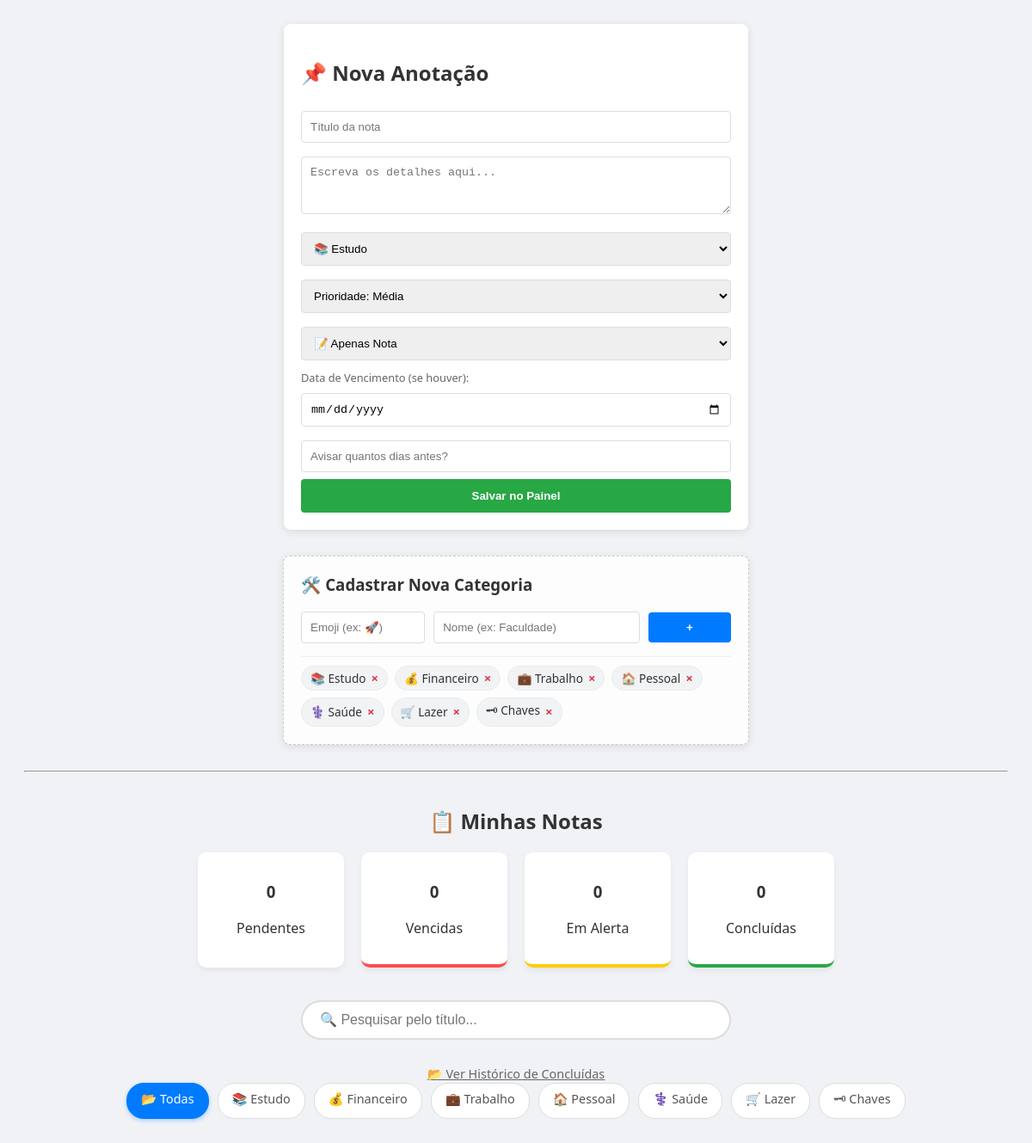
Before: / with the older database file.
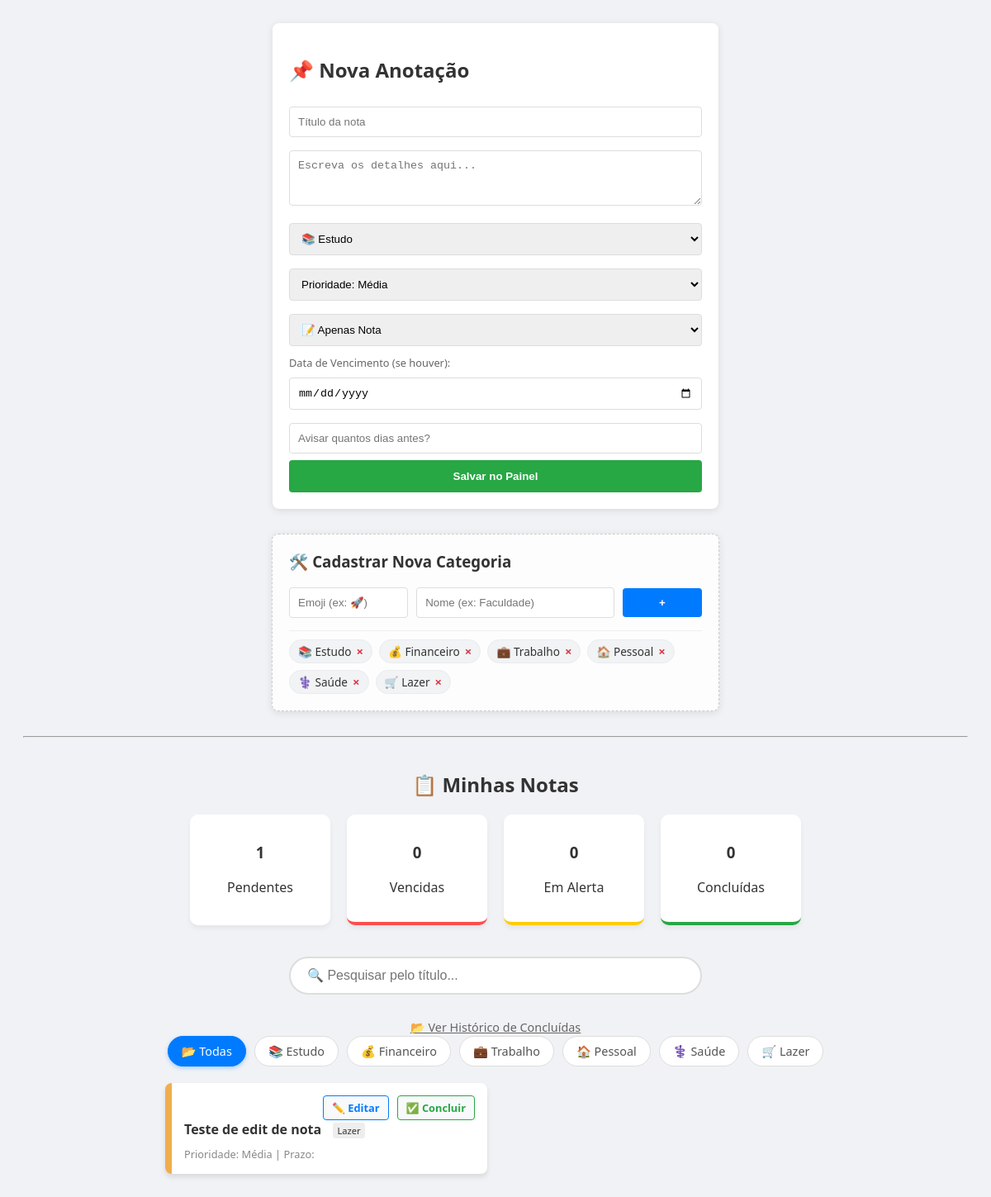
After: the same page with the newer database file.
### tables this page shows
CREATE TABLE categorias (
            id INTEGER PRIMARY KEY AUTOINCREMENT,
            nome TEXT NOT NULL UNIQUE,
            emoji TEXT
        );

CREATE TABLE notas (
            id INTEGER PRIMARY KEY AUTOINCREMENT,
            titulo TEXT NOT NULL,
            conteudo TEXT,
            categoria TEXT, -- Ex: Estudo, Financeiro, Trabalho
            prioridade TEXT, -- Ex: Alta, Média, Baixa
            tipo TEXT, -- Ex: Nota ou Lembrete
            data_criacao TIMESTAMP DEFAULT CURRENT_TIMESTAMP,
            data_vencimento DATE, -- Para os lembretes de conta
            dias_aviso INTEGER, -- Quantos dias antes avisar
            status TEXT DEFAULT 'Ativo' -- Ex: Ativo ou Concluído
        );

### app.py (the view)
@app.route('/')
def index():
    conn = conectar_banco()
    cursor = conn.cursor()
    categoria_filtrada = request.args.get('categoria')
    comando_sql = "SELECT * FROM notas WHERE status = 'Ativo'"
    parametros = []
    if categoria_filtrada and categoria_filtrada != 'Todas':
        comando_sql += " AND categoria = ?"
        parametros.append(categoria_filtrada)
    comando_sql += """
        ORDER BY
            CASE prioridade
                WHEN 'Alta' THEN 1
                WHEN 'Média' THEN 2
                WHEN 'Baixa' THEN 3
                ELSE 4
            END,
            data_criacao DESC
    """
    cursor.execute(comando_sql, parametros)
    notas = cursor.fetchall()
    cursor.execute("SELECT * FROM notas WHERE status = 'Ativo'")
    todas_ativas = cursor.fetchall()
    total = len(todas_ativas)
    vencidas = 0
    alertas = 0
    hoje = date.today()
    for n in todas_ativas:
        if n[7]:
            data_v = datetime.strptime(n[7], '%Y-%m-%d').date()
            diferenca = (data_v - hoje).days
            if diferenca < 0:
                vencidas += 1
            elif diferenca <= (n[8] or 3): #contagem para alerta de aviso ou popar alerta em 3 dias
                alertas +=1
    cursor.execute("SELECT COUNT (*) FROM notas WHERE status = 'Concluido'")
    concluidas_total = cursor.fetchone()[0]
    notas_processadas = []
    for n in notas:
        n_lista = list(n)
        status_visual = ""
        if n[7]: # Se tiver uma data de vencimento
            data_v = datetime.strptime(n[7], '%Y-%m-%d').date()
            diferenca = (data_v - hoje).days
            if diferenca < 0: status_visual = "vencido"
            elif diferenca <= (n[8] or 3): status_visual = "alerta"
            n_lista[7] = data_v.strftime('%d/%m/%Y') #formatação para data brasileira
        n_lista.append(status_visual)
        notas_processadas.append(n_lista)
    cursor.execute("SELECT id, nome, emoji FROM categorias")
    lista_categorias = cursor.fetchall()
    conn.close()
    return render_template('index.html',
                           notas = notas_processadas,
                           total = total,
                           vencidas = vencidas,
                           alertas = alertas,
                           concluidas_total = concluidas_total,
                           categorias = lista_categorias,
                           categoria_ativa = categoria_filtrada or 'Todas')

### app.py (called while the page is built)
def conectar_banco():
    return sqlite3.connect('painel_dados.db')

### templates/index.html (shortened to what this page needs)
<!DOCTYPE html>
<html lang="pt-br">
<head>
</head>
<body>
    <div class="form-container">
        <h2>📌 Nova Anotação</h2>
        <form action="/adicionar" method="POST">
            <input type="text" name="titulo" placeholder="Título da nota" required>
            <textarea name="conteudo" rows="3" placeholder="Escreva os detalhes aqui..."></textarea>
            <select name="categoria" required>
                {% for categoria in categorias %}
                    <option value="{{ categoria[1] }}">{{ categoria[2] }} {{ categoria[1] }}</option>
                {% endfor %}
            </select>
            <select name="prioridade">
                <option value="Média" selected>Prioridade: Média</option>
            </select>
            <select name="tipo">
                <option value="Nota">📝 Apenas Nota</option>
            </select>
            <label style="font-size: 0.8em; color: #666;">Data de Vencimento (se houver):</label>
            <input type="date" name="data_vencimento">
            <input type="number" name="dias_aviso" placeholder="Avisar quantos dias antes?">
            <button type="submit">Salvar no Painel</button>
        </form>
    </div>
    <div class="form-container" style="margin-top: 10px; background: #fdfdfd; border: 1px dashed #ccc;">
        <h3 style="margin-top: 0;">🛠️ Cadastrar Nova Categoria</h3>
        <form action="/adicionar_categoria" method="POST" style="display: flex; gap: 10px; align-items: center; margin-bottom: 15px;">
            <input type="text" name="emoji" placeholder="Emoji (ex: 🚀)" style="width: 30%; margin: 0;" required>
            <input type="text" name="nome" placeholder="Nome (ex: Faculdade)" style="width: 50%; margin: 0;" required>
            <button type="submit" style="width: 20%; padding: 10px; background: #007bff; margin: 0;">+</button>
        </form>
        <div style="display: flex; flex-wrap: wrap; gap: 8px; border-top: 1px solid #eee; padding-top: 10px;">
            {% for cat in categorias %}
                <div style="background: #f1f3f5; padding: 4px 10px; border-radius: 20px; font-size: 0.85em; display: flex; align-items: center; gap: 6px; border: 1px solid #e9ecef;">
                    <span>{{ cat[2] }} {{ cat[1] }}</span>
                    <a href="/excluir_categoria/{{ cat[0] }}"
                       style="color: #dc3545; text-decoration: none; font-weight: bold; font-size: 1.1em; line-height: 1;"
                       onclick="return confirm('Tem certeza que deseja excluir a categoria &quot;{{ cat[1] }}&quot;?')">×</a>
                </div>
            {% endfor %}
        </div>
    </div>
    <hr>
    <h2 style="text-align: center; margin-top: 40px;">📋 Minhas Notas</h2>
    <div class="dashboard">
        <div class="card-resumo">
            <h3>{{ total }}</h3>
            <p>Pendentes</p>
        </div>
        <div class="card-resumo" style="border-bottom: 4px solid #ff4d4d;">
            <h3>{{ vencidas }}</h3>
            <p>Vencidas</p>
        </div>
        <div class="card-resumo" style="border-bottom: 4px solid #ffcc00;">
            <h3>{{ alertas }}</h3>
            <p>Em Alerta</p>
        </div>
        <div class="card-resumo" style="border-bottom: 4px solid #28a745;">
            <h3>{{ concluidas_total }}</h3>
            <p>Concluídas</p>
        </div>
    </div>
    <div class="busca-container">
        <input type="text" id="inputBusca" placeholder="🔍 Pesquisar pelo título..." onkeyup="filtrarBusca()">
    </div>
    <div style="text-align: center; margin-top: 10px;">
        <a href="/concluidas" style="color: #666; font-size: 0.9em;">📂 Ver Histórico de Concluídas</a>
    </div>
    <div class="filtros-container">
        <a href="/" class="btn-filtro {% if categoria_ativa == 'Todas' %}active{% endif %}">📂 Todas</a>
        {% for categoria in categorias %}
            <a href="/?categoria={{ categoria[1] }}" class="btn-filtro {% if categoria_ativa == categoria[1] %}active{% endif %}"> {{ categoria[2] }} {{ categoria[1] }} </a>
        {% endfor %}
    </div>
    <div class="notas-container">
        {% for n in notas %}
        <div class="nota-card {{ n[4] }}">
            <a href="/concluir/{{ n[0] }}" class="btn-concluir">✅ Concluir</a>
            <a href="/editar/{{ n[0] }}" class="btn-editar">✏️ Editar</a>
            <div style="margin-top: 10px; clear: both;">
                <strong>{{ n[1] }}</strong>
                <span style="font-size: 0.7em; background: #eee; padding: 2px 5px; border-radius: 3px; margin-left: 10px;"> {{ n[3] }} </span>
            </div>
            <div style="font-size: 0.8em; color: #888;">
                Prioridade: {{ n[4] }} |
                Prazo: {{ n[7] }}
            </div>
        </div>
        {% endfor %}
    </div>
</body>
</html>

### templates/index.html (style rules this page uses)
body { font-family: 'Segoe UI', sans-serif; background: #f0f2f5; padding: 20px; color: #333; }
.form-container { background: white; padding: 20px; border-radius: 8px; max-width: 500px; margin: 0 auto 30px auto; box-shadow: 0 2px 10px rgba(0,0,0,0.1); }
.dashboard { display: flex; justify-content: center; gap: 20px; margin-bottom: 30px; }
.card-resumo { background: white; padding: 15px 25px; border-radius: 10px; box-shadow: 0 4px 6px rgba(0,0,0,0.05); text-align: center; min-width: 120px; }
input, select, textarea { width: 100%; margin: 8px 0; padding: 10px; border: 1px solid #ddd; border-radius: 4px; box-sizing: border-box; }
button { background: #28a745; color: white; border: none; padding: 12px; width: 100%; border-radius: 4px; cursor: pointer; font-weight: bold; }
.nota-card { background: white; padding: 15px; border-left: 8px solid #ccc; border-radius: 8px; box-shadow: 0 4px 6px rgba(0,0,0,0.1); transition: transform 0.2s; }
.notas-container { max-width: 800px; margin: 0 auto; display: grid; grid-template-columns: 1fr 1fr; gap: 20px; }
.btn-concluir { float: right; background-color: #f8f9fa; color: #28a745; border: 1px solid #28a745; padding: 5px 10px; border-radius: 4px; text-decoration: none; font-size: 0.8em; font-weight: bold; position:relative; z-index: 10; }
.btn-editar { float: right; margin-right: 10px; background-color: #f8f9fa; color: #007bff; border: 1px solid #007bff; padding: 5px 10px; border-radius: 4px; text-decoration: none; font-size: 0.8em; font-weight: bold; position: relative; z-index: 10; }
.filtros-container { display: flex; justify-content: center; gap: 10px; margin-bottom: 20px; flex-wrap: wrap; }
.btn-filtro { padding: 8px 16px; background: white; border: 1px solid #ddd; border-radius: 20px; text-decoration: none; color: #555; font-size: 0.9em; transition: all 0.3s; }
.btn-filtro.active { background: #007bff; color: white; border-color: #007bff; box-shadow: 0 2px 5px rgba(0,123,255,0.3); }
.busca-container { max-width: 500px; margin: 0 auto 20px auto; }
#inputBusca { width: 100%; padding: 12px 20px; border: 2px solid #ddd; border-radius: 25px; font-size: 1em; outline: none; transition: border-color 0.3s; }
.Média { border-left-color: #f0ad4e; }

Changed rows visible on the page:
removed categorias: emoji "🗝", nome "Chaves"
added notas: titulo "Teste de edit de nota", categoria "Lazer", prioridade "Média"
Other visible differences:
{{ total }}: "0" → "1"
